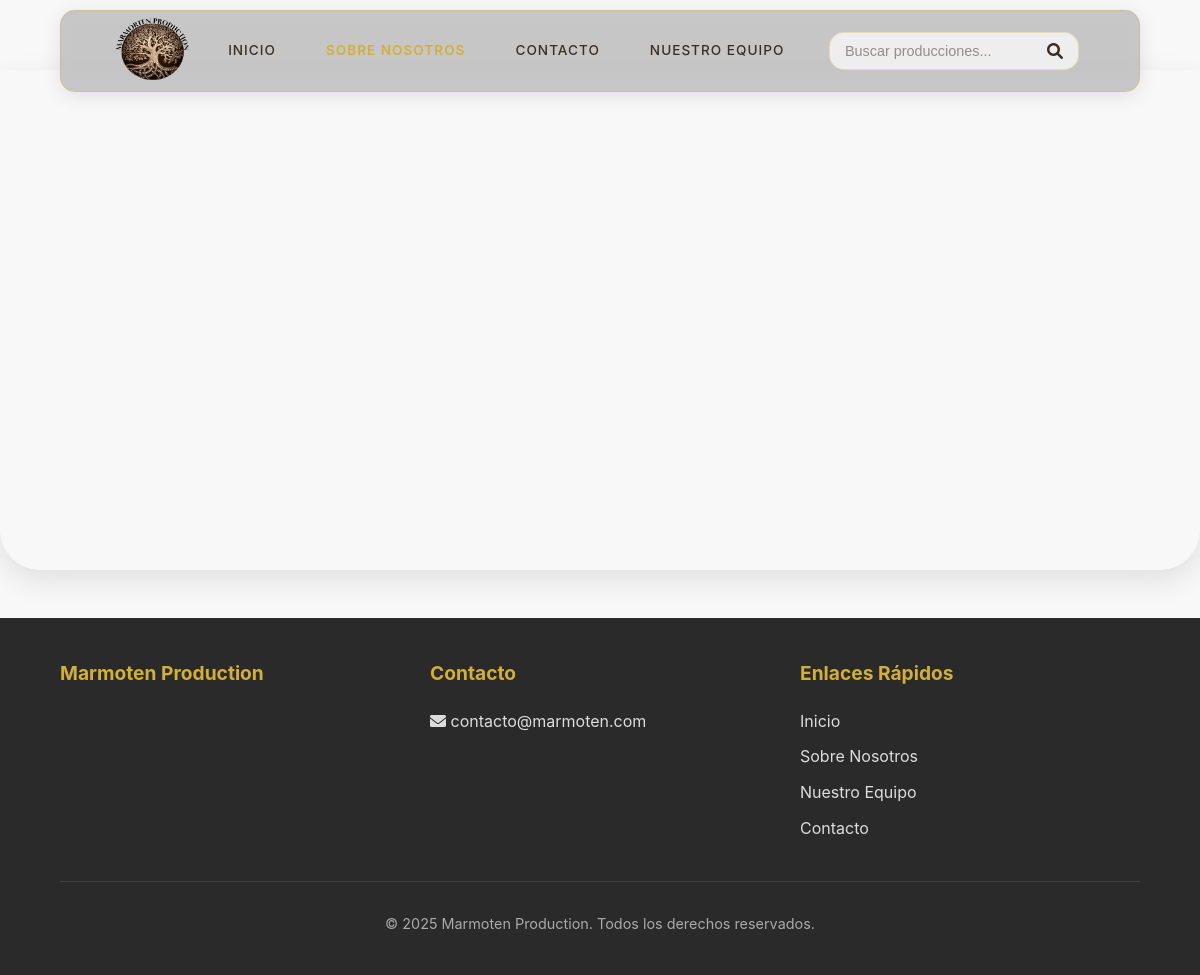
Screenshot of /sobre-nosotros/ with the database file from the repository.
### blog/models.py (models this page shows, shortened)
class ConfiguracionSitio(models.Model):
    titulo_sitio = models.CharField(max_length=200, default="Marmoten Production")
    logo = models.ImageField(upload_to='config/', blank=True, null=True)
    email_contacto = models.EmailField(default='contacto@marmoten.com')
    telefono_contacto = models.CharField(max_length=20, blank=True)
    direccion = models.TextField(blank=True)
    sobre_nosotros = models.TextField(blank=True)
    mision = models.TextField(blank=True)
    vision = models.TextField(blank=True)
    banner_sobre_nosotros = models.ImageField(
        upload_to='config/sobre_nosotros/',
        blank=True,
        null=True,
        help_text="Banner para la página 'Sobre Nosotros' (1920x500px recomendado)"
    )
    imagen_sobre_nosotros = models.ImageField(
        upload_to='config/sobre_nosotros/',
        blank=True,
        null=True,
        help_text="Imagen descriptiva para 'Sobre Nosotros' (800x600px recomendado)"
    )
    icono_mision = models.ImageField(
        upload_to='config/iconos/',
        blank=True,
        null=True,
        help_text="Icono para la sección Misión (200x200px recomendado)"
    )
    icono_vision = models.ImageField(
        upload_to='config/iconos/',
        blank=True,
        null=True,
        help_text="Icono para la sección Visión (200x200px recomendado)"
    )
    facebook_url = models.URLField(blank=True)
    instagram_url = models.URLField(blank=True)
    youtube_url = models.URLField(blank=True)
    class Meta:
        verbose_name_plural = "Configuraciones del Sitio"

### blog/views.py (the view)
# urls.py: path('sobre-nosotros/', views.sobre_nosotros, name='sobre_nosotros'),
def sobre_nosotros(request):
    portada = SeccionSobreNosotros.objects.filter(tipo='PORTADA').first()
    secciones = SeccionSobreNosotros.objects.exclude(tipo='PORTADA').order_by('orden')
    config = ConfiguracionSitio.objects.first()
    context = {
        'portada': portada,
        'secciones': secciones,
        'config': config
    }
    return render(request, 'blog/sobre_nosotros.html', context)

### blog/templates/blog/sobre_nosotros.html (shortened to what this page needs)
{% extends 'blog/base.html' %}
{% block content %}
<div class="hero-carousel-container">
  <div class="hero-carousel">
  </div>
</div>
<link rel="stylesheet" href="https://cdn.jsdelivr.net/npm/@glidejs/glide/dist/css/glide.core.min.css">
{% endblock %}

### blog/templates/blog/base.html (shortened to what this page needs)
<!DOCTYPE html>
<html lang="es">
<head>
    <link rel="stylesheet" href="https://cdnjs.cloudflare.com/ajax/libs/font-awesome/6.0.0/css/all.min.css">
</head>
<body>
    <nav class="navbar" id="navbar">
        <img src="{{ config.logo.url }}" alt="Marmoten Production Logo" class="navbar-logo">
        <div class="nav-links" id="navLinks">
            <a href="{% url 'inicio' %}" class="nav-link active">Inicio</a>
            <a href="{% url 'sobre_nosotros' %}" class="nav-link">Sobre Nosotros</a>
            <a href="{% url 'contacto' %}" class="nav-link">Contacto</a>
            <a href="{% url 'nuestro_equipo' %}" class="nav-link">Nuestro Equipo</a>
        </div>
        <div class="search-container" id="searchContainer">
            <form action="{% url 'buscar_posts' %}" method="get" class="search-form">
                <input type="search" name="q" class="search-input" placeholder="Buscar producciones..." value="{{ request.GET.q }}">
                <button type="submit" class="search-button">
                    <i class="fas fa-search"></i>
                </button>
            </form>
        </div>
    </nav>
    <div class="container">
        {% block content %}{% endblock %}
    </div>
    <footer>
        <div class="footer-container">
            <div class="footer-section">
                <h3>Marmoten Production</h3>
            </div>
            <div class="footer-section">
                <h3>Contacto</h3>
                {% if config.email_contacto %}
                <a href="mailto:{{ config.email_contacto }}"><i class="fas fa-envelope"></i> {{ config.email_contacto }}</a>
                {% endif %}
            </div>
            <div class="footer-section">
                <h3>Enlaces Rápidos</h3>
                <a href="{% url 'inicio' %}">Inicio</a>
                <a href="{% url 'sobre_nosotros' %}">Sobre Nosotros</a>
                <a href="{% url 'nuestro_equipo' %}">Nuestro Equipo</a>
                <a href="{% url 'contacto' %}">Contacto</a>
            </div>
        </div>
        <div class="copyright">
            &copy; {% now "Y" %} Marmoten Production. Todos los derechos reservados.
        </div>
    </footer>
</body>
</html>

### blog/templates/blog/base.html (style rules this page uses)
:root { --color-fondo: #f8f8f8; --color-texto: #3a2e26; --color-acento: #D4AF37; --color-borde: rgba(212, 175, 55, 0.3); --sombra: 0 4px 20px rgba(0, 0, 0, 0.1); --borde-redondeado: 15px; --transicion: all 0.3s ease; }
* { margin: 0; padding: 0; box-sizing: border-box; }
body { font-family: 'Inter', sans-serif; background-color: var(--color-fondo); color: var(--color-texto); line-height: 1.6; padding-top: 70px; min-height: 100vh; display: flex; flex-direction: column; }
.navbar { background-color: white; padding: 15px 5%; display: flex; justify-content: space-between; align-items: center; position: fixed; top: 10px; left: 5%; right: 5%; z-index: 1000; box-shadow: var(--sombra); border-radius: var(--borde-redondeado); border: 1px solid var(--color-borde); transition: var(--transicion); max-width: 90%; margin: 0 auto; background-color:rgba(165, 165, 165, 0.6); backdrop-filter: blur(7px); }
.navbar-logo { height: 50px; transform: scale(1.5); transition: var(--transicion); }
.nav-links { display: flex; align-items: center; gap: 20px; }
.nav-link { color: var(--color-texto); text-decoration: none; font-weight: 500; text-transform: uppercase; font-size: 0.85rem; letter-spacing: 1px; padding: 8px 15px; border-radius: var(--borde-redondeado); transition: var(--transicion); }
.nav-link.active { color: var(--color-acento); font-weight: 600; }
.search-container { position: relative; display: flex; width: 250px; border-radius: var(--borde-redondeado); overflow: hidden; border: 1px solid var(--color-borde); background: rgba(248, 248, 248, 0.8); transition: var(--transicion); }
.search-input { background: transparent; border: none; color: var(--color-texto); padding: 10px 45px 10px 15px; width: 100%; outline: none; font-size: 0.9rem; z-index: 1; }
.search-input::placeholder { color: rgba(58, 46, 38, 0.5); }
.search-button { position: absolute; right: 0; top: 0; height: 100%; background-color: transparent; color: var(--color-texto); border: none; padding: 0 15px; cursor: pointer; transition: var(--transicion); display: flex; align-items: center; justify-content: center; z-index: 2; }
.search-button i { font-size: 1rem; }
footer { background-color: #2a2a2a; color: white; padding: 40px 5%; margin-top: auto; }
.footer-container { display: flex; flex-wrap: wrap; justify-content: space-between; gap: 30px; max-width: 1200px; margin: 0 auto; }
.footer-section { flex: 1; min-width: 250px; }
.footer-section h3 { color: var(--color-acento); margin-bottom: 20px; font-size: 1.2rem; }
.footer-section p, .footer-section a { color: #ddd; margin-bottom: 10px; display: block; text-decoration: none; transition: var(--transicion); }
.copyright { text-align: center; padding-top: 30px; margin-top: 30px; border-top: 1px solid rgba(255, 255, 255, 0.1); color: #aaa; font-size: 0.9rem; }

### blog/templates/blog/sobre_nosotros.html (style rules this page uses)
.hero-carousel-container { width: 100%; position: relative; overflow: hidden; margin: 0; border-radius: 0px 0px 40px 40px; box-shadow: 0 10px 30px rgba(0,0,0,0.1); }
.hero-carousel { width: 100%; height: 40vh; max-height: 800px; min-height: 500px; position: relative; }

### rows the page displays
ConfiguracionSitio: logo (picture), email_contacto "contacto@marmoten.com"
